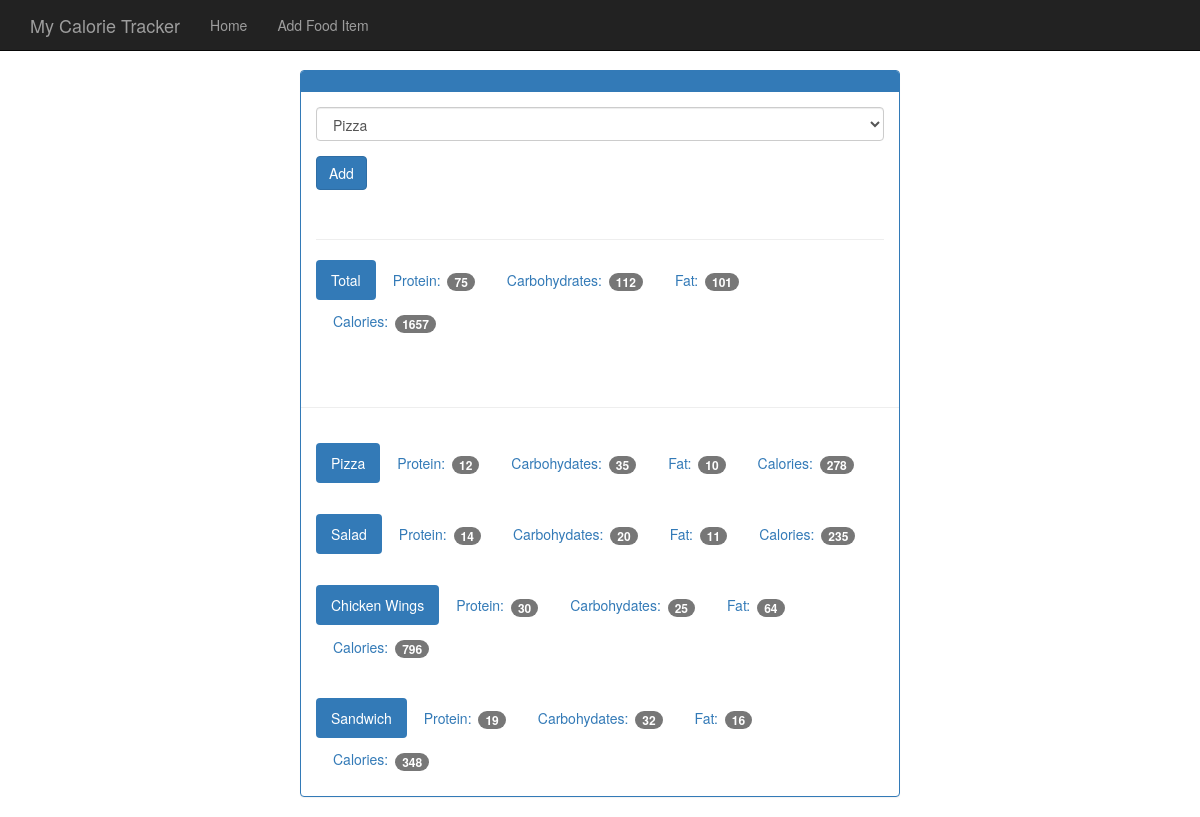
Page /view/20200520 on the committed database.
### tables this page shows
CREATE TABLE food (
    id integer primary key autoincrement,
    name text not null,
    protein integer not null,
    carbohydrates integer not null,
    fat integer not null,
    calories integer not null
);

### app.py (the view)
@app.route('/view/<date>', methods=['GET', 'POST'])  # date will be format of 20200310
def view(date):
    db = get_db()
    cur = db.execute('select id, entry_date from log_date where entry_date = ?', [date])
    date_result = cur.fetchone()
    if request.method == 'POST':
        db.execute('insert into food_date (food_id, log_date_id) values (?, ?)',
                   [request.form['food-select'], date_result['id']])
        db.commit()
    d = datetime.strptime(str(date_result['entry_date']), '%Y%m%d')
    pretty_date = datetime.strftime(d, '%B %d, %Y')
    food_cur = db.execute('select id, name from food')
    food_results = food_cur.fetchall()
    log_cur = db.execute('''select food.name, food.protein, food.carbohydrates, food.fat, food.calories
                                from log_date
                                join food_date on food_date.log_date_id = log_date.id
                                join food on food.id = food_date.food_id where log_date.entry_date = ?''', [date])
    log_results = log_cur.fetchall()
    totals = {'protein': 0, 'carbohydrates': 0, 'fat': 0, 'calories': 0}
    for food in log_results:
        totals['protein'] += food['protein']
        totals['carbohydrates'] += food['carbohydrates']
        totals['fat'] += food['fat']
        totals['calories'] += food['calories']
    return render_template('day.html', entry_date=date_result['entry_date'], pretty_date=pretty_date,
                           food_results=food_results, log_results=log_results, totals=totals)

### database_connect.py (called while the page is built)
def connect_db():
    sql = sqlite3.connect('sqlite3/food_log.db')
    sql.row_factory = sqlite3.Row
    return sql

def get_db():
    if not hasattr(g, 'sqlite_db'):
        g.sqlite_db = connect_db()
    return g.sqlite_db

### templates/day.html (shortened to what this page needs)
{% extends "base.html" %}
{% block body %}
    <nav class="navbar navbar-inverse navbar-fixed-top">
      <div class="container">
        <div class="navbar-header">
          <a class="navbar-brand" href="{{ url_for('index') }}">My Calorie Tracker</a>
        </div>
        <div id="navbar" class="navbar-collapse collapse">
          <ul class="nav navbar-nav">
            <li><a href="{{ url_for('index') }}">Home</a></li>
            <li><a href="{{ url_for('food') }}">Add Food Item</a></li>
          </ul>
        </div>
      </div>
    </nav>
    <div class="container theme-showcase col-sm-6 col-sm-offset-3" role="main">
       <div class="row">
        <div>
          <div class="panel panel-primary">
            <div class="panel-heading">
            </div>
            <div class="panel-body">
              <form method="POST" action="{{ url_for('view', date=entry_date) }}">
                <div class="form-group">
                  <select class="form-control" name="food-select">
                    {% for food in food_results %}
                    <option value={{ food.id }}>{{ food.name }}</option>
                    {% endfor %}
                  </select>
                </div>
                <button type="submit" class="btn btn-primary">Add</button>
              </form>
              <div class="page-header"></div>
               <ul class="nav nav-pills" role="tablist">
                <li class="active"><a>Total</a></li>
                <li><a>Protein: <span class="badge">{{ totals.protein }}</span></a></li>
                <li><a>Carbohydrates: <span class="badge">{{ totals.carbohydrates }}</span></a></li>
                <li><a>Fat: <span class="badge">{{ totals.fat }}</span></a></li>
                <li><a>Calories: <span class="badge">{{ totals.calories }}</span></a></li>
              </ul>
            </div>
            <div class="page-header"></div>
            {% for food in log_results %}
            <div class="panel-body">
              <ul class="nav nav-pills" role="tablist">
                <li class="active"><a>{{ food.name }}</a></li>
                <li><a>Protein: <span class="badge">{{ food.protein }}</span></a></li>
                <li><a>Carbohydates: <span class="badge">{{ food.carbohydrates }}</span></a></li>
                <li><a>Fat: <span class="badge">{{ food.fat }}</span></a></li>
                <li><a>Calories: <span class="badge">{{ food.calories }}</span></a></li>
              </ul>
            </div>
            {% endfor %}
          </div>
        </div>
      </div>
    </div>
{% endblock %}

### static/theme.css (style rules this page uses)
body { padding-top: 70px; padding-bottom: 30px; }

### rows in the picture
food: name "Pizza", protein "12", carbohydrates "35", fat "10", calories "278"
food: name "Salad", protein "14", carbohydrates "20", fat "11", calories "235"
food: name "Chicken Wings", protein "30", carbohydrates "25", fat "64", calories "796"
food: name "Sandwich", protein "19", carbohydrates "32", fat "16", calories "348"

### other values in the picture
{{ totals.protein }} "75"
{{ totals.carbohydrates }} "112"
{{ totals.fat }} "101"
{{ totals.calories }} "1657"
form field food-select "Pizza"
